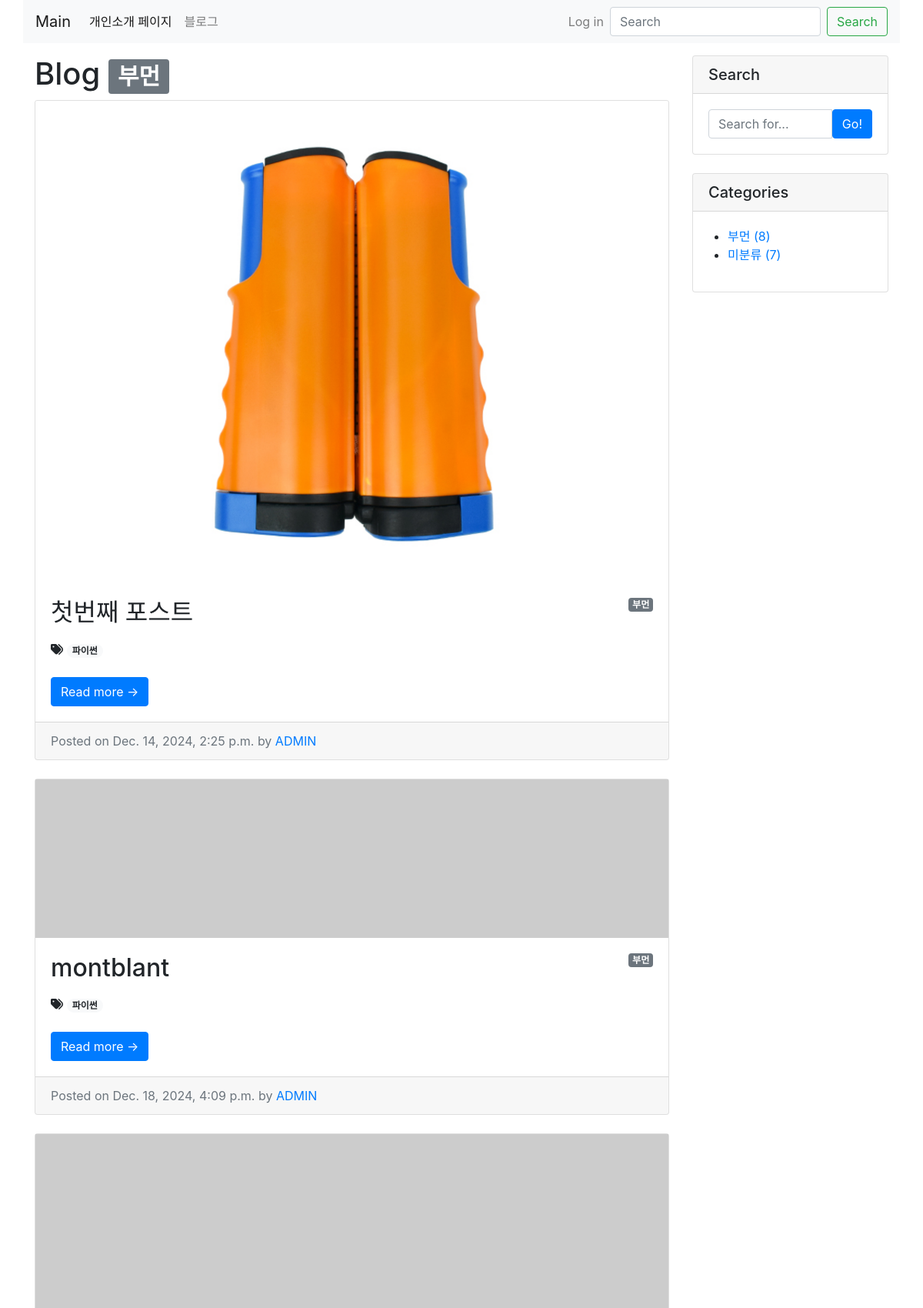
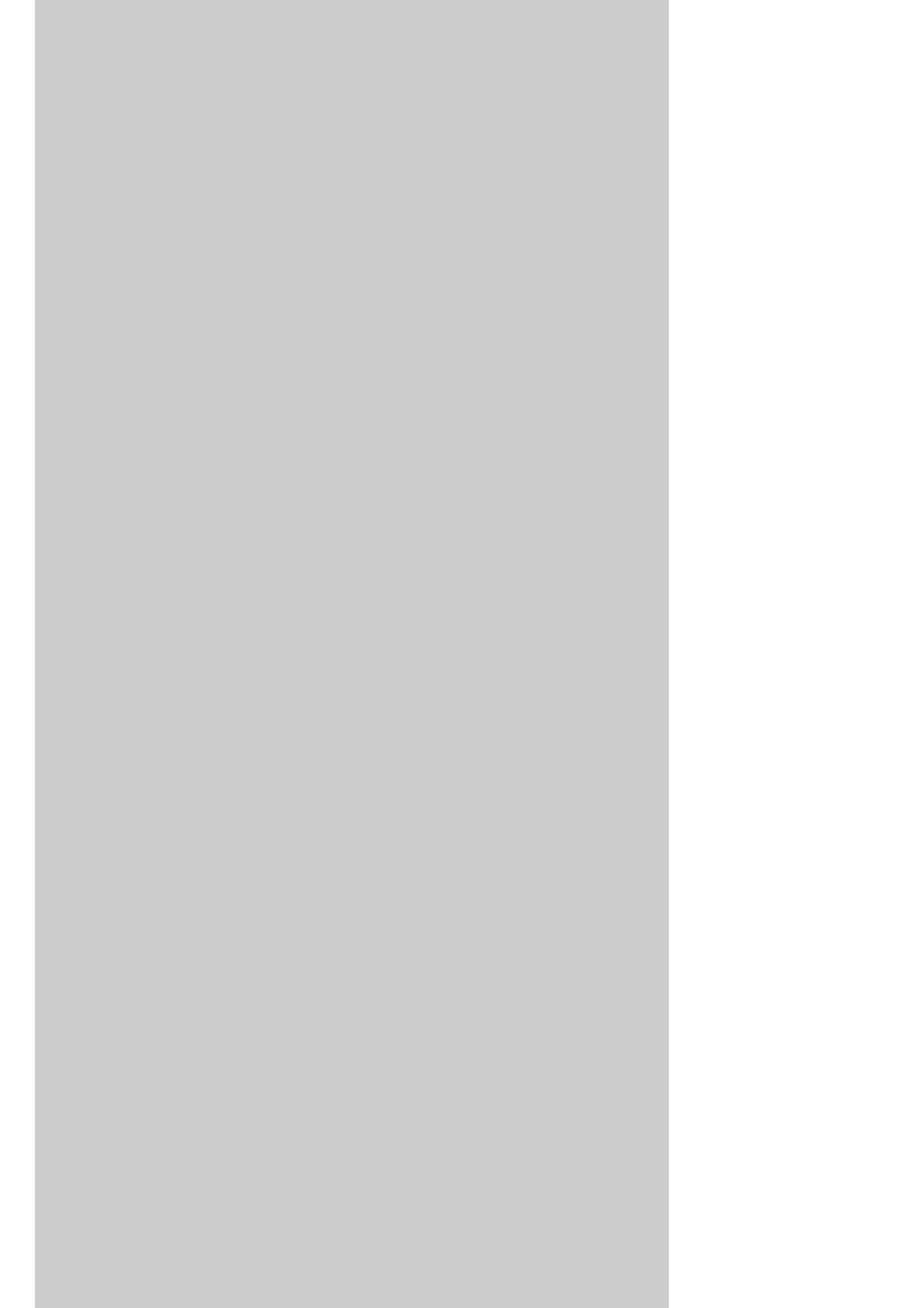
Page /blog/category/부먼/ (upper part) on the committed database (2 pictures, top to bottom).
### blog/models.py (models this page shows, shortened)
class Category(models.Model):
    name = models.CharField(max_length=50, unique=True)
    slug = models.SlugField(max_length=200, unique=True, allow_unicode=True)
    def __str__(self):
        return self.name
    def get_absolute_url(self):
        return f'/blog/category/{self.slug}/'

class Post(models.Model):
    title = models.CharField(max_length=30)
    hook_text = models.CharField(max_length=100, blank=True)
    content = MarkdownxField()
    head_image = models.ImageField(upload_to="blog/images/%Y/%m/%d/", blank=True)
    file_upload = models.FileField(upload_to="blog/files/%Y/%m/%d/", blank=True)
    created_at = models.DateTimeField(auto_now_add=True)
    updated_at = models.DateTimeField(auto_now=True)
    author = models.ForeignKey(User, null=True, on_delete=models.SET_NULL)
    category = models.ForeignKey(Category, null=True, blank=True, on_delete=models.SET_NULL)
    tags = models.ManyToManyField(Tag, blank=True)
    def __str__(self):
        return f"[{self.pk}] {self.title} :: {self.author}"
    def get_absolute_url(self):
        return f'/blog/{self.pk}/'
    def get_content_markdown(self):
        return markdown(self.content)

class Tag(models.Model):
    name = models.CharField(max_length=50)
    slug = models.SlugField(max_length=200, unique=True, allow_unicode=True)
    def __str__(self):
        return self.name
    def get_absolute_url(self):
        return f'/blog/tag/{self.slug}/'

### blog/views.py (the view)
# urls.py: path("category/<str:slug>/", views.category_page),
def category_page(request, slug):
    if slug == 'no_category':
        category = '미분류'
        post_list = Post.objects.filter(category=None)
    else:
        category = Category.objects.get(slug=slug)
        post_list = Post.objects.filter(category=category)
    return render(
        request,
        'blog/post_list.html',
        {
            'post_list': post_list,
            'categories': Category.objects.all(),
            'no_category_post_count': Post.objects.filter(category=None).count(),
            'category': category,
        }
    )

### blog/templates/blog/post_list.html (shortened to what this page needs)
{% extends 'blog/base.html' %}
{% block main_area %}
<h1>Blog
    {% if category %}<span class="badge badge-secondary">{{ category }}</span>{% endif %}
</h1>
{% if post_list.exists %}
{% for p in post_list %}
<div class="card mb-4" id="post-{{ p.pk }}">
    {% if p.head_image %}
    <a href="{{ p.head_image.url }}"><img class="card-img-top" src="{{ p.head_image.url }}"
                                          alt="{{ p }} head_image"/></a>
    {% else %}
    <img src="https://picsum.photos/seed/{{ p.pk }}/800/200" alt="random_image">
    {% endif %}
    <div class="card-body">
        {% if p.category %}
            <span class="badge badge-secondary float-right">{{ p.category }}</span>
        {% else %}
            <span class="badge badge-secondary float-right">미분류</span>
        {% endif %}
        <h2 class="card-title">{{ p.title}}</h2>
        {% if p.tags.exists %}
            <i class="fas fa-tags"></i>
            {% for tag in p.tags.iterator %}
                <a href="{{ tag.get_absolute_url }}"><span class="badge badge-pill badge-light">
                    {{ tag }}
                </span></a>
            {% endfor %}
            <br>
            <br>
        {% endif %}
        <a class="btn btn-primary" href="{{ p.get_absolute_url }}">Read more &rarr;</a>
    </div>
    <div class="card-footer text-muted">
        Posted on {{ p.created_at }} by
        <a href="#">{{ p.author | upper }}</a>
    </div>
</div>
{% endfor %}
{% else %}
<h3>아직 게시물이 없습니다.</h3>
{% endif %}
{% endblock %}

### blog/templates/blog/base.html (shortened to what this page needs)
<!DOCTYPE html>
{% load static %}
<html lang="ko">
<head>
    <link rel="stylesheet" href="{% static 'blog/bootstrap/bootstrap.min.css' %}" media="screen">
</head>
<body>
{% include 'blog/navbar.html' %}
<div class="container my-3">
    <div class="row">
        <div class="col-md-8 col-lg-9" id="main-area">
            {% block main_area %}
            {% endblock %}
        </div>
        <div class="col-md-4 col-lg-3">
            <div class="card mb-4">
                <h5 class="card-header">Search</h5>
                <div class="card-body">
                    <div class="input-group">
                        <input class="form-control" type="text" placeholder="Search for..." id="search-input">
                        <span class="input-group-btn">
                            <button class="btn btn-primary" type="button" onclick="searchPost();">Go!</button>
                        </span>
                    </div>
                </div>
            </div>
            <div class="card mb-4" id="categories-card">
                <h5 class="card-header">Categories</h5>
                <div class="card-body">
                    <div class="row">
                        <ul>
                            {% for category in categories %}
                            <li>
                                <a href="{{ category.get_absolute_url }}">{{ category }}  ({{ category.post_set.count }})</a>
                            </li>
                            {% endfor %}
                            <li>
                                <a href="/blog/category/no_category/">미분류 ({{ no_category_post_count }})</a>
                            </li>
                        </ul>
                    </div>
                </div>
            </div>
        </div>
    </div>
</div>
</body>
</html>

### rows in the picture
Category: name "부먼", post_set.count "8"
Post: head_image (picture), category "부먼", title "첫번째 포스트", created_at "Dec. 14, 2024, 2:25 p.m.", author "ADMIN"
Tag: name "파이썬"
Post: category "부먼", title "montblant", created_at "Dec. 18, 2024, 4:09 p.m.", author "ADMIN"

### other values in the picture
{{ no_category_post_count }} "7"
